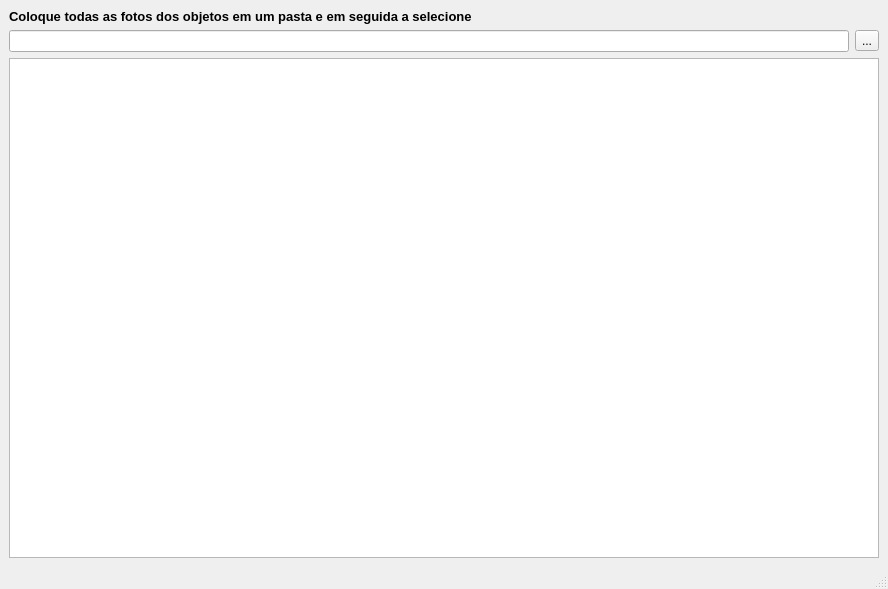
<?xml version="1.0" encoding="UTF-8"?>
<ui version="4.0">
 <class>MainWindow</class>
 <widget class="QMainWindow" name="MainWindow">
  <property name="geometry">
   <rect>
    <x>0</x>
    <y>0</y>
    <width>888</width>
    <height>589</height>
   </rect>
  </property>
  <property name="windowTitle">
   <string>MainWindow</string>
  </property>
  <widget class="QWidget" name="centralwidget">
   <layout class="QVBoxLayout" name="verticalLayout" stretch="0,0,0,0">
    <item>
     <widget class="QLabel" name="label">
      <property name="text">
       <string>&lt;html&gt;&lt;head/&gt;&lt;body&gt;&lt;p&gt;&lt;span style=&quot; font-size:10pt; font-weight:600;&quot;&gt;Coloque todas as fotos dos objetos em um pasta e em seguida a selecione&lt;/span&gt;&lt;/p&gt;&lt;/body&gt;&lt;/html&gt;</string>
      </property>
     </widget>
    </item>
    <item>
     <layout class="QHBoxLayout" name="horizontalLayout">
      <item>
       <widget class="QLineEdit" name="ledPicsFolder">
        <property name="readOnly">
         <bool>true</bool>
        </property>
       </widget>
      </item>
      <item>
       <widget class="QToolButton" name="btnPicsFolder">
        <property name="text">
         <string>...</string>
        </property>
       </widget>
      </item>
     </layout>
    </item>
    <item>
     <layout class="QVBoxLayout" name="layPics"/>
    </item>
    <item>
     <widget class="QListWidget" name="lsw_pics">
      <property name="dragEnabled">
       <bool>true</bool>
      </property>
      <property name="dragDropMode">
       <enum>QAbstractItemView::InternalMove</enum>
      </property>
      <property name="alternatingRowColors">
       <bool>true</bool>
      </property>
     </widget>
    </item>
   </layout>
  </widget>
  <widget class="QMenuBar" name="menubar">
   <property name="geometry">
    <rect>
     <x>0</x>
     <y>0</y>
     <width>888</width>
     <height>20</height>
    </rect>
   </property>
  </widget>
  <widget class="QStatusBar" name="statusbar"/>
 </widget>
 <resources/>
 <connections/>
</ui>
